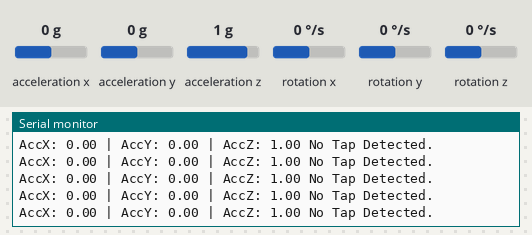
The sketch below on a simulated Arduino Uno, built with avr-gcc and run on an emulated ATmega328P. On the bench: the last lines printed to the serial monitor. The inputs (shaded band) are chosen by the test bench; at power-on: acceleration x 0 g, acceleration y 0 g, acceleration z 1 g, rotation x 0 °/s, rotation y 0 °/s, rotation z 0 °/s.

Above: at 3.2 s.
3.3 s: acceleration x set to -1.4 g
At 4.3 s:
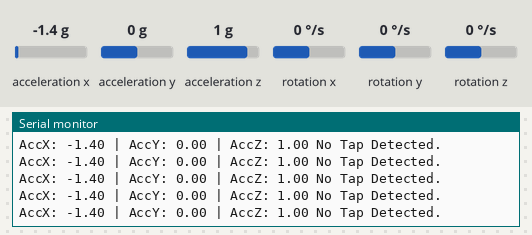
6.3 s: acceleration y set to -1.4 g
At 7.0 s:
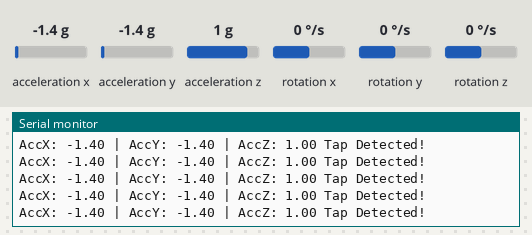
8.2 s: acceleration z set to -1.4 g
At 9.2 s:
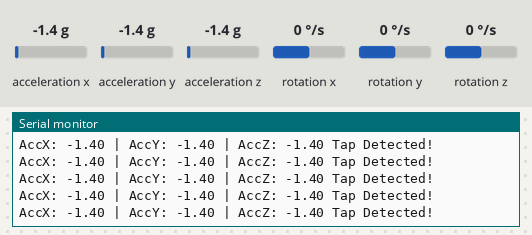
11.2 s: acceleration x set to 0 g
At 12.3 s:
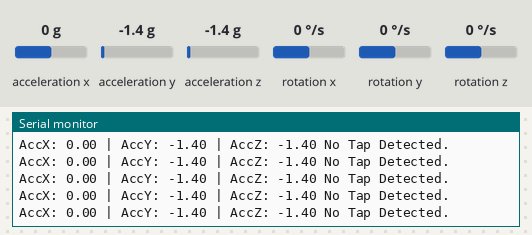
Timing chart, 0 to 13.8 s (numbered marks = the images above; inputs shaded):
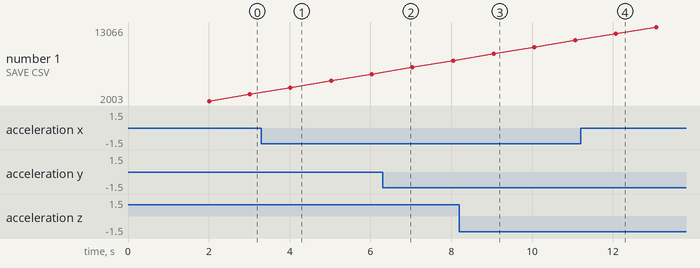

The sketch:

TDArd_.ino
```cpp
#include <Wire.h>
#include <MPU6050_light.h>

MPU6050 mpu(Wire);
unsigned long timer = 0;
const float tapThreshold = 2.0; // Adjust based on testing

void setup() {
    Serial.begin(115200);
    Wire.begin();
    delay(1000);

    byte status = mpu.begin();
    if (status != 0) {
        Serial.print("MPU6050 initialization failed! Error Code: ");
        Serial.println(status);
        Serial.println("Check wiring and power supply.");
    } else {
        Serial.println("MPU6050 initialized successfully!");
        mpu.calcOffsets();
        Serial.println("Calibration done!");
    }
}

void loop() {
    if (mpu.begin() != 0) {  // If sensor is disconnected
        Serial.println("⚠ MPU6050 Disconnected! Check Wiring.");
        delay(500);
        return;  // Continue execution without stopping
    }

    mpu.update();

    // Read accelerometer values
    float ax = mpu.getAccX();
    float ay = mpu.getAccY();
    float az = mpu.getAccZ();

    float acceleration = sqrt(ax * ax + ay * ay + az * az);

    // Print accelerometer values always
    Serial.print("AccX: ");
    Serial.print(ax);
    Serial.print(" | AccY: ");
    Serial.print(ay);
    Serial.print(" | AccZ: ");
    Serial.print(az);

    // Tap Detection
    if (acceleration > tapThreshold) {
        Serial.println(" Tap Detected!");
    } else {
        Serial.println(" No Tap Detected.");
    }

    // Print and log data every 1 second
    if (millis() - timer > 1000) {
        Serial.print("SAVE_CSV,");
        Serial.print(millis());
        Serial.print(",");
        Serial.print(ax);
        Serial.print(",");
        Serial.print(ay);
        Serial.print(",");
        Serial.println(az);

        timer = millis();
    }
}
```

Measured:
- after the input at 3.3 s, the serial monitor: prints a new line at once (image 1)
- after the input at 6.3 s, the serial monitor: prints a new line at once (image 2)
- after the input at 8.2 s, the serial monitor: prints a new line at once (image 3)
- after the input at 11.2 s, the serial monitor: prints a new line at once (image 4)
- plotted number 1: 3008 → 6027 after the input at 3.3 s, 6027 → 8037 after the input at 6.3 s, 8037 → 11057 after the input at 8.2 s, 11057 → 13066 after the input at 11.2 s
